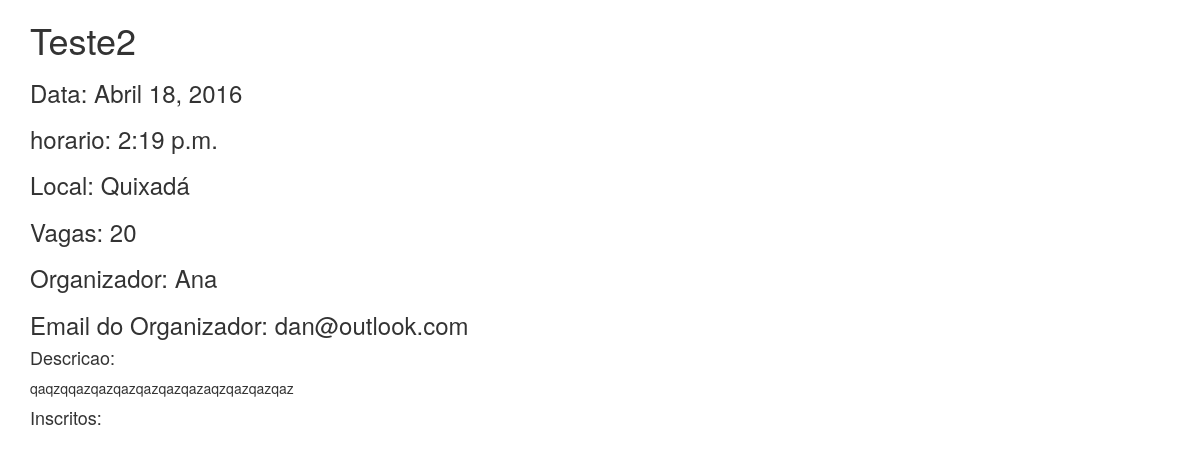
Page /evento/mostrar/4 on the committed database.
### evento/models.py (models this page shows, shortened)
@python_2_unicode_compatible
class Evento(models.Model):
    nome = models.CharField(max_length=200)
    data = models.DateField()
    local = models.CharField(max_length=200)
    descricao = models.TextField(blank=True)
    horario = models.TimeField()
    vagas = models.PositiveIntegerField()
    organizador = models.CharField(max_length=200)
    email_organizador = models.EmailField()

### evento/views.py (the view)
# urls.py: url(r'^mostrar/(?P<id>[0-9]+)$', views.mostrar_evento, name='mostrar_evento'),
def mostrar_evento(request, id):
    evento = get_object_or_404(Evento, id=id)
    return render(request, 'evento/mostrarEvento.html', {'evento': evento})

### evento/templates/evento/mostrarEvento.html (shortened to what this page needs)
{% load staticfiles %}
<!DOCTYPE html>
<html>
  <head>
    <link href="{% static 'evento/css/bootstrap.min.css' %}" rel="stylesheet">
  </head>
  <body>
    <div class="container">
      <div class="">
        <h1>{{evento.nome}}</h1>
        <h3>Data: {{evento.data}}</h3>
        <h3>horario: {{evento.horario}}</h3>
        <h3>Local: {{evento.local}}</h3>
        <h3>Vagas: {{evento.vagas}}</h3>
        <h3>Organizador: {{evento.organizador}}</h3>
        <h3>Email do Organizador: {{evento.email_organizador}}</h3>
      </div>
      <div class="">
        <h4>Descricao:</h4>
        <p>
          {{evento.descricao}}
        </p>
      </div>
      <div class="">
        <h4>Inscritos:</h4>
      </div>
    </div>
  </body>
</html>

### rows in the picture
Evento: nome "Teste2", data "Abril 18, 2016", horario "2:19 p.m.", local "Quixadá", vagas "20", organizador "Ana", email_organizador "dan@outlook.com", descricao "qaqzqqazqazqazqazqazqazaqzqazqazqaz"
